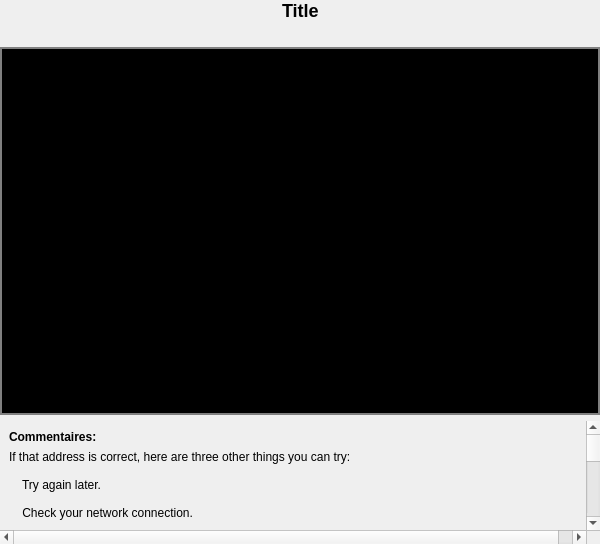
<?xml version="1.0" encoding="UTF-8"?>
<ui version="4.0">
 <class>CentralSide</class>
 <widget class="QWidget" name="CentralSide">
  <property name="geometry">
   <rect>
    <x>0</x>
    <y>0</y>
    <width>600</width>
    <height>544</height>
   </rect>
  </property>
  <property name="windowTitle">
   <string>Form</string>
  </property>
  <layout class="QVBoxLayout" name="verticalLayout" stretch="0,0,3,1">
   <property name="leftMargin">
    <number>0</number>
   </property>
   <property name="topMargin">
    <number>0</number>
   </property>
   <property name="rightMargin">
    <number>0</number>
   </property>
   <property name="bottomMargin">
    <number>0</number>
   </property>
   <item>
    <layout class="QHBoxLayout" name="horizontalLayout">
     <item>
      <spacer name="horizontalSpacer">
       <property name="orientation">
        <enum>Qt::Horizontal</enum>
       </property>
       <property name="sizeHint" stdset="0">
        <size>
         <width>40</width>
         <height>20</height>
        </size>
       </property>
      </spacer>
     </item>
     <item>
      <widget class="QLabel" name="title_label">
       <property name="styleSheet">
        <string notr="true">QLabel
{
     font-weight: bold;
     font-size: 18px;
}</string>
       </property>
       <property name="text">
        <string>Title</string>
       </property>
      </widget>
     </item>
     <item>
      <spacer name="horizontalSpacer_2">
       <property name="orientation">
        <enum>Qt::Horizontal</enum>
       </property>
       <property name="sizeHint" stdset="0">
        <size>
         <width>40</width>
         <height>20</height>
        </size>
       </property>
      </spacer>
     </item>
    </layout>
   </item>
   <item>
    <spacer name="verticalSpacer">
     <property name="orientation">
      <enum>Qt::Vertical</enum>
     </property>
     <property name="sizeType">
      <enum>QSizePolicy::Fixed</enum>
     </property>
     <property name="sizeHint" stdset="0">
      <size>
       <width>20</width>
       <height>20</height>
      </size>
     </property>
    </spacer>
   </item>
   <item>
    <widget class="QFrame" name="video_player_frame">
     <property name="minimumSize">
      <size>
       <width>600</width>
       <height>248</height>
      </size>
     </property>
     <property name="styleSheet">
      <string notr="true">QFrame
{
	border: 2px solid grey;
	background-color: black;

}</string>
     </property>
     <property name="frameShape">
      <enum>QFrame::StyledPanel</enum>
     </property>
     <property name="frameShadow">
      <enum>QFrame::Raised</enum>
     </property>
    </widget>
   </item>
   <item>
    <widget class="QScrollArea" name="scrollArea">
     <property name="styleSheet">
      <string notr="true">QScrollArea
{
	border: none;

}</string>
     </property>
     <property name="widgetResizable">
      <bool>true</bool>
     </property>
     <widget class="QWidget" name="scrollAreaWidgetContents">
      <property name="geometry">
       <rect>
        <x>0</x>
        <y>0</y>
        <width>583</width>
        <height>310</height>
       </rect>
      </property>
      <layout class="QVBoxLayout" name="verticalLayout_2">
       <item>
        <widget class="QLabel" name="comment_title_label">
         <property name="styleSheet">
          <string notr="true">QLabel
{
  font-weight: bold;
}</string>
         </property>
         <property name="text">
          <string>Commentaires:</string>
         </property>
        </widget>
       </item>
       <item>
        <widget class="QLabel" name="comment_content_label">
         <property name="text">
          <string>If that address is correct, here are three other things you can try:

    Try again later.

    Check your network connection.
    
    If you are connected but behind a firewall, check that Firefox has permission to access the Web.
    But you should know that i don't give a fuck about what they think about me
    I am a though nigga and I can shit everybody for your love
    Je ne sais meme plus quoi ecrire mais je veux juste remplir les lignes
    Ce motherfucker texte me fiche deje les jetons. J'en ai marre
    Aparement je dois continuer d'ecrire je ne sais quoi
    Mais il faut quand meme que je continue
    Je ne sais pas si tout va bien mais ca ira sans aucun doute
    Je suis sure que tout ira bien
    Je ne sais pas qui est Malcomn X
    Davido est un chanteur Africain et Chris Brown un Americain

    Drake est mon meilleur rappeur US. J'aime pratiquement tous ces sons
    Je ne suis pas un musicien de quel que sorte que ce soit car je sne suis pas talentueux
    Je pourrai bien entrainer mes enfants plus tard a jouer des instruments car c'est bien pour ameliorer leur QI</string>
         </property>
        </widget>
       </item>
      </layout>
     </widget>
    </widget>
   </item>
  </layout>
 </widget>
 <resources>
  <include location="icons.qrc"/>
 </resources>
 <connections/>
</ui>
